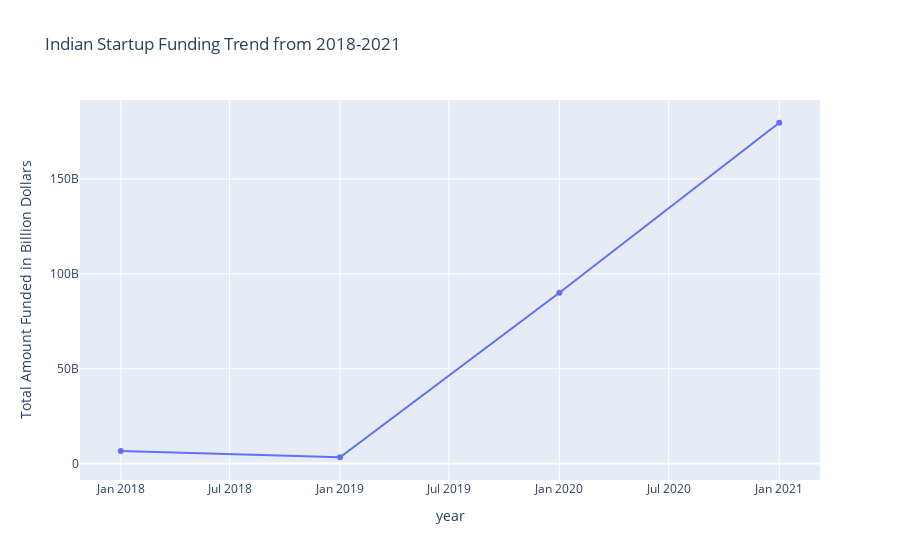

This figure's notebook cell:
### Markdown cell above
### **Funding Trend by Year**

### Code cell
# Plot a line graph to display the trend over the year
funding_trend=df.groupby('year')['amount'].sum()
funding_trend=pd.DataFrame(funding_trend)
# Convert the DataFrame to long format for Plotly Express
# Convert the DataFrame to long format for Plotly Express
funding_trend_long = funding_trend.reset_index()

# Create a line plot using Plotly Express
fig = px.line(funding_trend_long, x='year', y='amount', markers=True, title='Indian Startup Funding Trend from 2018-2021',
              labels={'amount': 'Total Amount Funded in Billion Dollars'})

# Show the plot
fig.show()

### Figure 1 — Plotly figure (JSON) as saved in the notebook; plotly's stock layout.template omitted (floating-point values rounded to 4 significant figures)
{"data": [{"hovertemplate": "year=%{x}<br>Total Amount Funded in Billion Dollars=%{y}<extra></extra>", "legendgroup": "", "line": {"color": "#636efa", "dash": "solid"}, "marker": {"symbol": "circle"}, "mode": "lines+markers", "name": "", "orientation": "v", "showlegend": false, "type": "scatter", "x": ["2018-01-01T00:00:00", "2019-01-01T00:00:00", "2020-01-01T00:00:00", "2021-01-01T00:00:00"], "xaxis": "x", "y": [6639523177, 3336433200, 90046818604, 179608526000], "yaxis": "y"}], "layout": {"legend": {"tracegroupgap": 0}, "title": {"text": "Indian Startup Funding Trend from 2018-2021"}, "xaxis": {"anchor": "y", "domain": [0, 1], "title": {"text": "year"}}, "yaxis": {"anchor": "x", "domain": [0, 1], "title": {"text": "Total Amount Funded in Billion Dollars"}}}}
